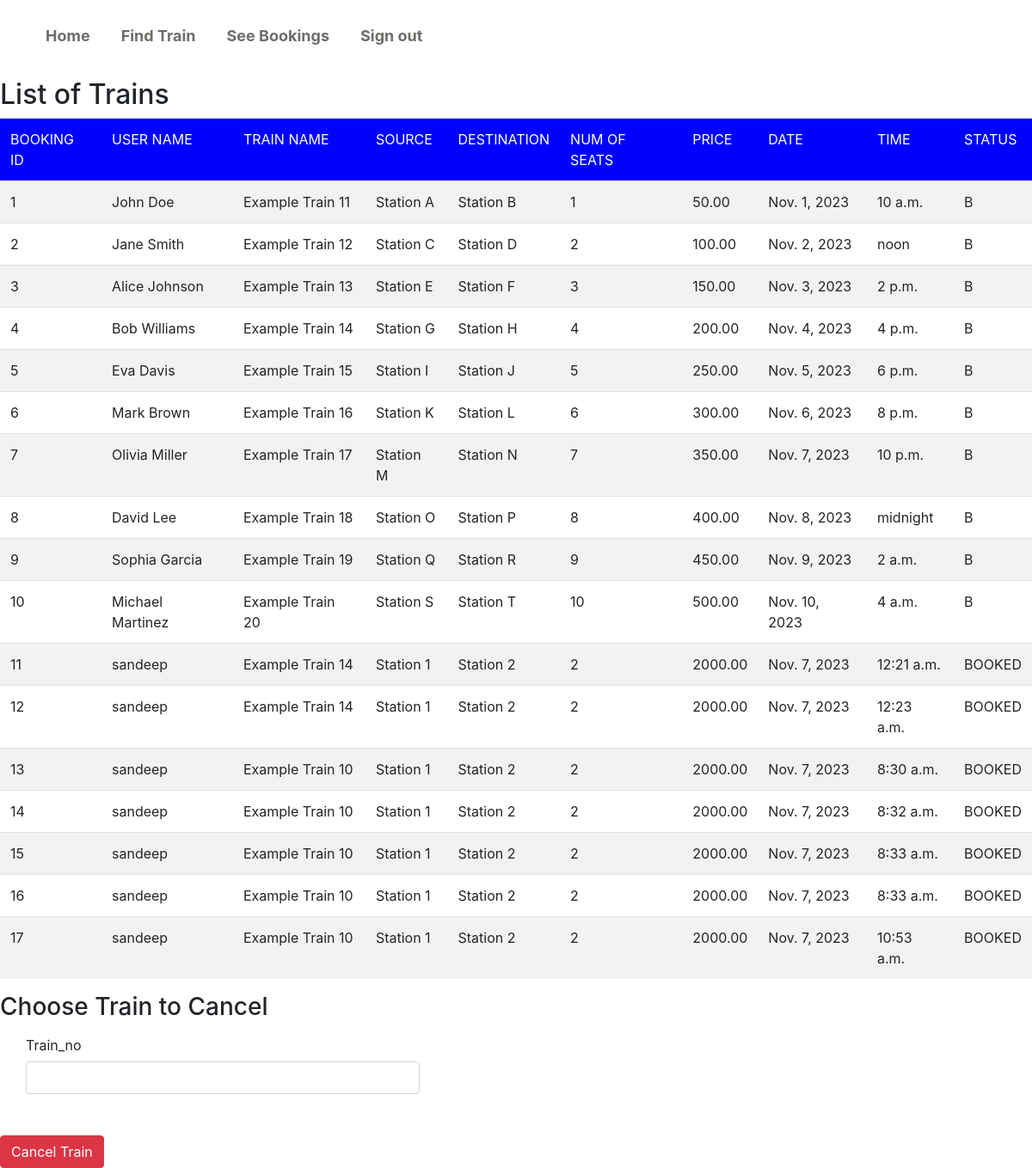
/seebookings (signed in), run on the app's committed database.
### myapp/models.py (models this page shows, shortened)
class Bookings(models.Model):
    BOOKED = 'B'
    CANCELLED = 'C'
    TICKET_STATUSES = ((BOOKED, 'Booked'),
                       (CANCELLED, 'Cancelled'),)
    name = models.CharField(max_length=30,blank=True,null=True)
    trainno=models.DecimalField(decimal_places=0, max_digits=2,blank=True,null=True)
    train_name = models.CharField(max_length=30,blank=True,null=True)
    source = models.CharField(max_length=30,blank=True,null=True)
    dest = models.CharField(max_length=30,blank=True,null=True)
    nos = models.DecimalField(decimal_places=0, max_digits=2,blank=True,null=True)
    ticket_price = models.DecimalField(decimal_places=2, max_digits=6,blank=True,null=True)
    date = models.DateField(auto_now_add=True)
    time = models.TimeField(auto_now_add=True)
    status = models.CharField(choices=TICKET_STATUSES, default=BOOKED, max_length=2,blank=True,null=True)
    user_id=models.ForeignKey(User,on_delete=models.CASCADE,default=2,blank=True,null=True)

### myapp/views.py (the view)
# urls.py: path('seebookings', views.seebookings, name="seebookings"),
@login_required(login_url='signin')
def seebookings(request,new={}):
    context = {}
    book_list = Bookings.objects.all()
    if book_list:
        return render(request, 'myapp/booklist.html', {'book_list':book_list})
    else:
        context["error"] = "Sorry no Trains booked"
        return render(request, 'myapp/findbus.html', context)

### myapp/Templates/myapp/booklist.html (shortened to what this page needs)
{% extends 'myapp/base.html' %}
{% block content %}
<h2>List of Trains</h2>
<table class="table table-striped">
    <thead style="background-color: blue;color: white;">
    <td>BOOKING ID</td>
    <td>USER NAME</td>
    <td>TRAIN NAME</td>
    <td>SOURCE</td>
    <td>DESTINATION</td>
    <td>NUM OF SEATS</td>
    <td>PRICE</td>
    <td>DATE</td>
    <td>TIME</td>
    <td>STATUS</td>
    </thead>
    {% for row in book_list %}
    <tr>
        <td>{{row.id}}</td>
        <td>{{row.name}}</td>
        <td>{{row.train_name}}</td>
        <td>{{row.source}}</td>
        <td>{{row.dest}}</td>
        <td>{{row.nos}}</td>
        <td>{{row.ticket_price}}</td>
        <td>{{row.date}}</td>
        <td>{{row.time}}</td>
        <td>{{row.status}}</td>
    </tr>
    {% endfor %}
</table>
<form action="{% url 'cancellings' %}" method="post">
    <h3>Choose Train  to Cancel</h3>
    <div class="col-auto">
        <label for="example-email-input" class="col-2 col-form-label">Train_no</label>
        <div class="col-5">
            <input name='bus_id' class="form-control" type="number" id="example-email-input">
        </div>
    </div>
    <br>
    <br>
    <div class="pull-right">
        <button type="submit" class="btn btn-danger float-left">Cancel Train</button>
    </div>
</form>
{% endblock %}

### myapp/Templates/myapp/base.html (shortened to what this page needs)
{% load static %}
<!doctype html>
<html lang="en">
<head>
    <link rel="stylesheet" href="https://stackpath.bootstrapcdn.com/bootstrap/4.1.3/css/bootstrap.min.css"
>
</head>
<body>
<nav class="navbar navbar-expand-lg navbar-light ">
    <div class="container">
        <div class="collapse navbar-collapse" id="navbarNavAltMarkup">
            <div class="navbar-nav">
                <a class="nav-item nav-link active" href="{% url 'home' %}" style="color: rgba(10, 6, 0, 0.587);">Home <span class="sr-only">(current)</span></a>
                <a class="nav-item nav-link" href="{% url 'findbus' %}" style="color: rgba(10, 6, 0, 0.587);">Find Train</a>
                <a class="nav-item nav-link" href="{% url 'seebookings' %}" style="color: rgba(10, 6, 0, 0.587);">See Bookings</a>
                {% if request.user.is_active %}
                <a class="nav-item nav-link" href="{% url 'signout' %}" style="color: rgba(10, 6, 0, 0.587);">Sign out</a>
                {% else %}
                <a class="nav-item nav-link" href="{% url 'signup' %}" style="color: rgba(10, 6, 0, 0.587);">Sign up</a>
                {% endif %}
            </div>
        </div>
    </div>
</nav>
{% block content %}
{% endblock %}

### myapp/Templates/myapp/base.html (style rules this page uses)
.navbar { padding: 20px 0; }
.navbar-nav .nav-item { margin-right: 20px; }
.navbar-nav { flex-direction: column; }
.navbar-nav .nav-link { font-weight: bold; font-size: 18px; line-height: 1.5; }

### data on the page
Bookings: id "1", name "John Doe", train_name "Example Train 11", source "Station A", dest "Station B", nos "1", ticket_price "50.00", date "Nov. 1, 2023", time "10 a.m.", status "B"
Bookings: id "2", name "Jane Smith", train_name "Example Train 12", source "Station C", dest "Station D", nos "2", ticket_price "100.00", date "Nov. 2, 2023", time "noon", status "B"
Bookings: id "3", name "Alice Johnson", train_name "Example Train 13", source "Station E", dest "Station F", nos "3", ticket_price "150.00", date "Nov. 3, 2023", time "2 p.m.", status "B"
Bookings: id "4", name "Bob Williams", train_name "Example Train 14", source "Station G", dest "Station H", nos "4", ticket_price "200.00", date "Nov. 4, 2023", time "4 p.m.", status "B"
Bookings: id "5", name "Eva Davis", train_name "Example Train 15", source "Station I", dest "Station J", nos "5", ticket_price "250.00", date "Nov. 5, 2023", time "6 p.m.", status "B"
Bookings: id "6", name "Mark Brown", train_name "Example Train 16", source "Station K", dest "Station L", nos "6", ticket_price "300.00", date "Nov. 6, 2023", time "8 p.m.", status "B"
Bookings: id "7", name "Olivia Miller", train_name "Example Train 17", source "Station M", dest "Station N", nos "7", ticket_price "350.00", date "Nov. 7, 2023", time "10 p.m.", status "B"
Bookings: id "8", name "David Lee", train_name "Example Train 18", source "Station O", dest "Station P", nos "8", ticket_price "400.00", date "Nov. 8, 2023", time "midnight", status "B"
Bookings: id "9", name "Sophia Garcia", train_name "Example Train 19", source "Station Q", dest "Station R", nos "9", ticket_price "450.00", date "Nov. 9, 2023", time "2 a.m.", status "B"
Bookings: id "10", name "Michael Martinez", train_name "Example Train 20", source "Station S", dest "Station T", nos "10", ticket_price "500.00", date "Nov. 10, 2023", time "4 a.m.", status "B"
Bookings: id "11", name "sandeep", train_name "Example Train 14", source "Station 1", dest "Station 2", nos "2", ticket_price "2000.00", date "Nov. 7, 2023", time "12:21 a.m.", status "BOOKED"
Bookings: id "12", name "sandeep", train_name "Example Train 14", source "Station 1", dest "Station 2", nos "2", ticket_price "2000.00", date "Nov. 7, 2023", time "12:23 a.m.", status "BOOKED"
Bookings: id "13", name "sandeep", train_name "Example Train 10", source "Station 1", dest "Station 2", nos "2", ticket_price "2000.00", date "Nov. 7, 2023", time "8:30 a.m.", status "BOOKED"
Bookings: id "14", name "sandeep", train_name "Example Train 10", source "Station 1", dest "Station 2", nos "2", ticket_price "2000.00", date "Nov. 7, 2023", time "8:32 a.m.", status "BOOKED"
Bookings: id "15", name "sandeep", train_name "Example Train 10", source "Station 1", dest "Station 2", nos "2", ticket_price "2000.00", date "Nov. 7, 2023", time "8:33 a.m.", status "BOOKED"
Bookings: id "16", name "sandeep", train_name "Example Train 10", source "Station 1", dest "Station 2", nos "2", ticket_price "2000.00", date "Nov. 7, 2023", time "8:33 a.m.", status "BOOKED"
Bookings: id "17", name "sandeep", train_name "Example Train 10", source "Station 1", dest "Station 2", nos "2", ticket_price "2000.00", date "Nov. 7, 2023", time "10:53 a.m.", status "BOOKED"
